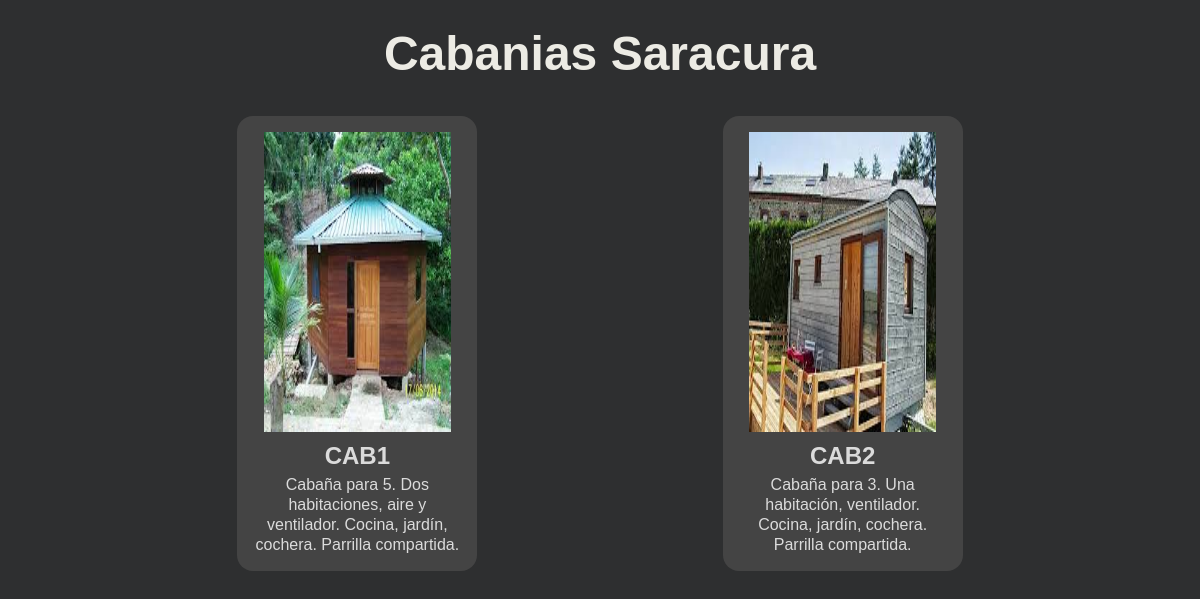
The app's page /apartment_list, older data.
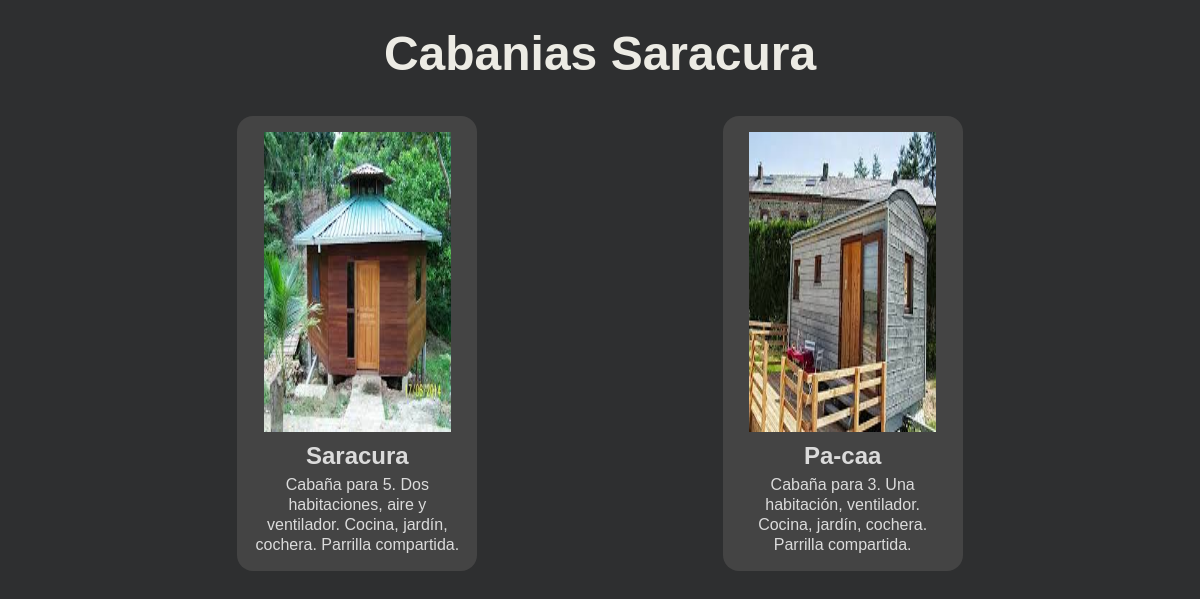
The same page, newer data.
### hotel/models.py (models this page shows, shortened)
class Apartment(models.Model):
    APARTMENT_CATEGORIES=(
        ('Saracura', 'Saracura'),
        ('Pa-caa', 'Pa-caa'),
    )
    number=models.IntegerField()
    category=models.CharField(max_length=10, choices=APARTMENT_CATEGORIES)
    rooms=models.IntegerField()
    beds=models.IntegerField()
    capacity=models.IntegerField()
    kitchen=models.BooleanField(default=False)
    garden=models.BooleanField(default=False)
    barbecue=models.BooleanField(default=False)
    garage=models.BooleanField(default=False)
    precio=models.IntegerField()
    description=models.CharField(max_length=500)
    front_img=models.ImageField(upload_to='hotel/static/hotel/images')
    gallery=models.ImageField(upload_to='hotel/static/hotel/images')

### hotel/views.py (the view)
# urls.py: path('apartment_list', ApartmentList, name='ApartmentList'),
def ApartmentList(request):
    apartments= Apartment.objects.all()#[0]
    context= {
        'apartments': apartments,
    }
    return render(request, 'apartment_list.html', context)

### hotel/templates/apartment_list.html (shortened to what this page needs)
{% extends "base.html" %}
{% load static %}
    {% block content %}
    <h1 id="brand">Cabanias Saracura</h1>
    <div class="content">
        {% for apartment in apartments %}
        <div class="room">
            <a href="{% url 'hotel:ApartmentDetail' apartment.category %}">
                <img src="{{apartment.front_img.url}}" height="300" width="200" alt="">
                <h2>{{apartment.category}}</h2>
                <p>{{apartment.description}}</p>
            </a>
        </div>
    {% endfor %}
    </div>
{% endblock %}

Row changes from the older to the newer data that the page shows:
changed Apartment: category "CAB1" → "Saracura"
changed Apartment: category "CAB2" → "Pa-caa"
